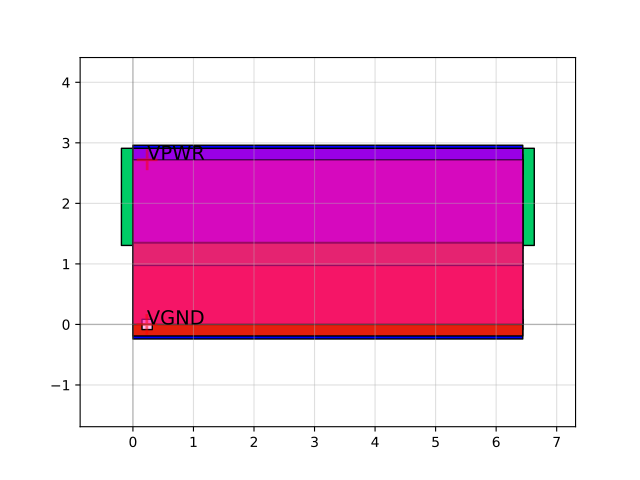

Recreate this plot in Python.
import sky130

c = sky130.components.sky130_fd_sc_hd__nand3_4()
c.plot()
